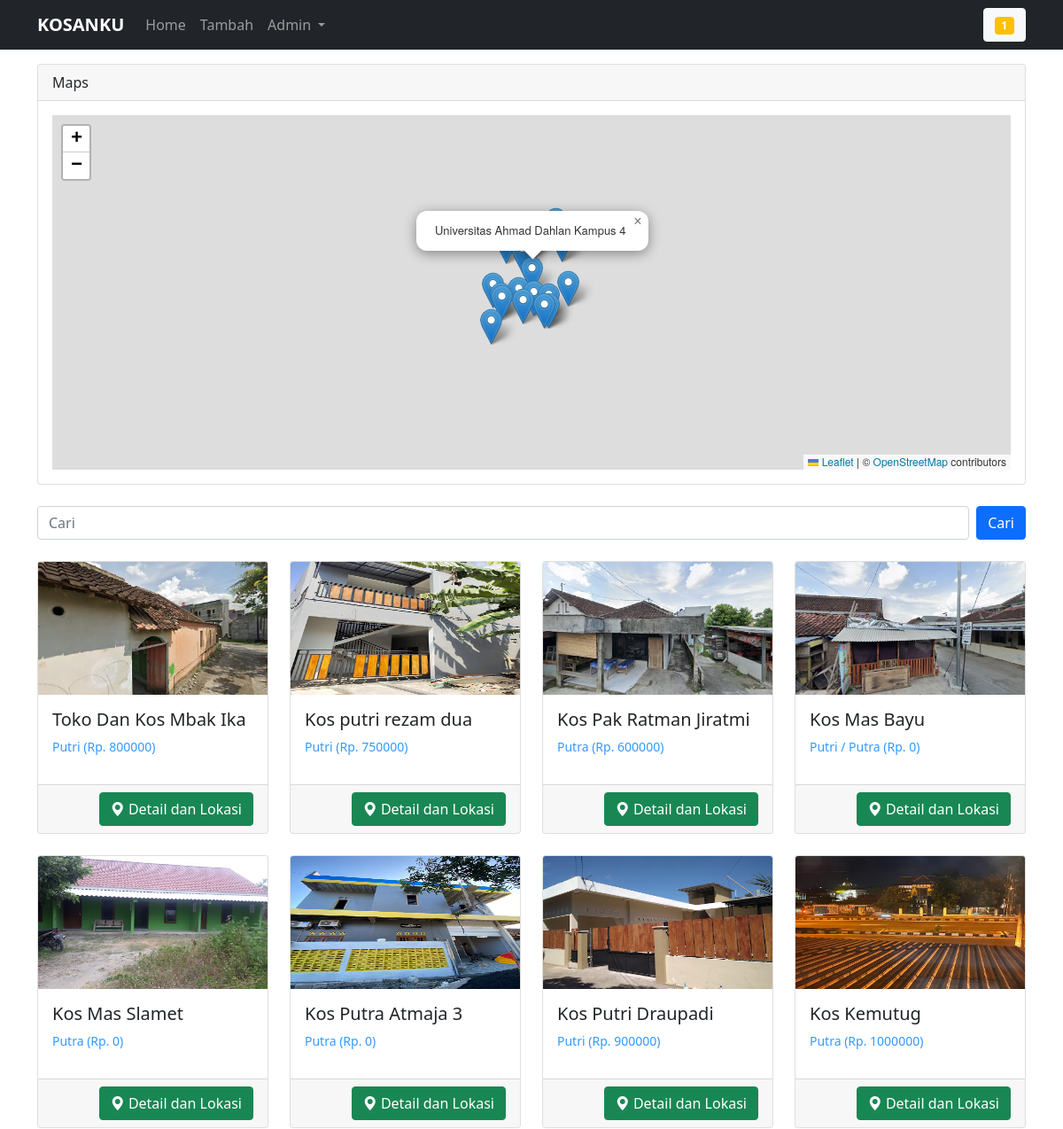
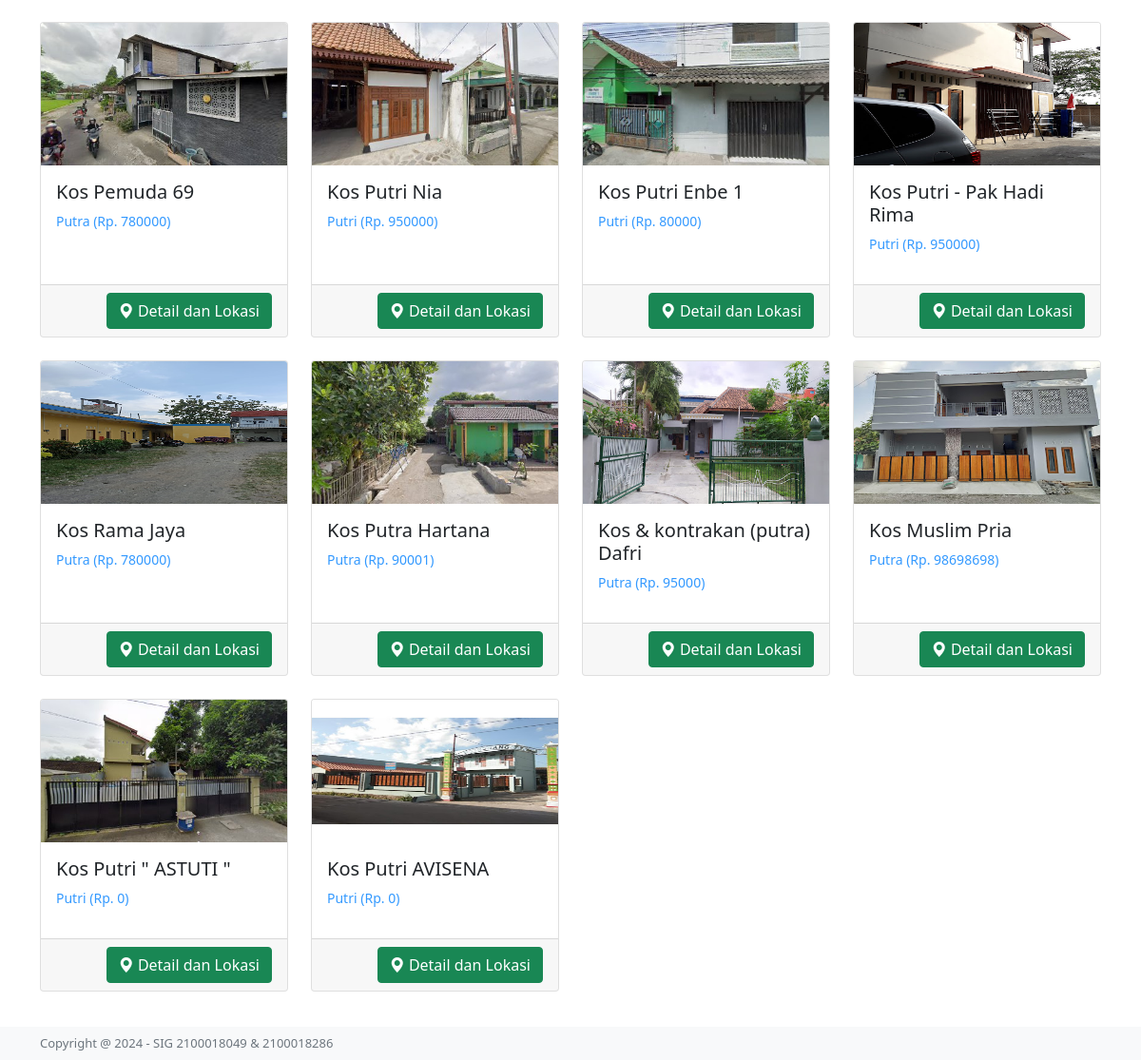
The page / on the database its author committed (2 pictures, top to bottom).
### tables this page shows
CREATE TABLE `kost` (
  `id` int(50) NOT NULL,
  `nama` varchar(50) NOT NULL,
  `alamat` varchar(256) NOT NULL,
  `nama_pemilik` varchar(50) NOT NULL,
  `telepon` varchar(50) NOT NULL,
  `email` varchar(50) NOT NULL,
  `harga` varchar(50) NOT NULL,
  `jumlah_kamar` varchar(50) NOT NULL,
  `fasilitas` varchar(500) NOT NULL,
  `keterangan` varchar(500) NOT NULL,
  `latitude` varchar(50) NOT NULL,
  `bayar` varchar(50) NOT NULL,
  `foto` varchar(50) NOT NULL,
  `longitude` varchar(50) NOT NULL,
  `jenis` varchar(50) NOT NULL,
  `status` enum('pending','terupload') DEFAULT 'pending'
);

### application/controllers/Home.php (called while the page is built, shortened)
<?php
class Home extends CI_Controller {
    public function __construct(){
        $this->load->model('H_kos');
        $this->load->helper(array('url', 'form', 'html'));
        $this->load->library('session');
    }
    public function index(){
        $ip_address = $this->input->ip_address();
        $this->H_kos->insert_visitor($ip_address);
        $data['total_visitors_all_time'] = $this->H_kos->count_visitors_all_time();
        $data['judul'] = 'KOSANKU';
        $data['data_kos'] = $this->H_kos->get_uploaded_data();
        $this->load->view('user/header', $data);
        $this->load->view('home/index', $data);
        $this->load->view('user/footer', $data);
    }
}

### index.php (called while the page is built, shortened)
<?php
require_once BASEPATH.'core/CodeIgniter.php';

### application/models/H_kos.php (called while the page is built, shortened)
<?php
class H_kos extends CI_Model{
    public function get_uploaded_data() {
        $this->db->where('status', 'terupload');
        $query = $this->db->get('kost');
        return $query->result();
    }
    public function count_visitors_all_time() {
        $this->db->select('COUNT(DISTINCT ip_address) as total');
        $query = $this->db->get('visitors');
        return $query->row()->total;
    }
}
?>

### application/views/home/index.php (the view, shortened to what this page needs)
<div class="container">
    <br><br><br>
    <div class="card">
        <div class="card-header">
            Maps
        </div>
        <div class="card-body">
            <div id="map" style="width: 100%; height: 400px;"></div>
        </div>
    </div>
    <br>
    <?php echo form_open('home/cariindex', ['class' => 'd-flex']); ?>
        <input class="form-control me-2" name="cari" type="search" placeholder="Cari" aria-label="Search">
        <button class="btn btn-primary" type="submit">Cari</button>
    <?php echo form_close(); ?>
    <br>
    <div class="row row-cols-1 row-cols-md-4 g-4">
        <?php if (isset($data_kos) && !empty($data_kos)): ?>
            <?php foreach($data_kos as $data1): ?>
                <div class="col">
                    <div class="card h-100">
                        <img src="<?php echo base_url() . '/assets/fotokos/' . $data1->foto; ?>" class="card-img-top" style="width: auto; height: 150px;" alt="kos">
                        <div class="card-body">
                            <h5 class="card-title"><?php echo $data1->nama; ?></h5>
                            <p style="font-size: 14px; color: #3399ff;"><?php echo $data1->jenis; ?> (Rp. <?php echo $data1->harga; ?>)</p>
                        </div>
                        <div class="card-footer text-end">
                            <small class="text-muted">
                                <a href="<?php echo base_url() . 'home/detail/' . $data1->id; ?>" class="btn btn-success"><i class="bi bi-geo-alt-fill"></i> Detail dan Lokasi</a>
                            </small>
                        </div>
                    </div>
                </div>
            <?php endforeach; ?>
        <?php else: ?>
            <p class="text-center">Tidak ada data yang ditemukan</p>
        <?php endif; ?>
    </div>
</div>

### application/views/user/header.php (shortened to what this page needs)
<!doctype html>
<html lang="en">
<head>
    <link rel="stylesheet" href="https://cdn.jsdelivr.net/npm/bootstrap-icons@1.11.3/font/bootstrap-icons.min.css">
    <link href="https://cdn.jsdelivr.net/npm/bootstrap@5.0.2/dist/css/bootstrap.min.css" rel="stylesheet">
    <link rel="stylesheet" href="https://unpkg.com/leaflet@1.9.4/dist/leaflet.css"
/>
</head>
<body>
<nav class="navbar fixed-top navbar-expand-lg navbar-dark bg-dark">
    <div class="container">
        <a class="navbar-brand"><b>KOSANKU</b></a>
        <div class="collapse navbar-collapse" id="navbarNavDropdown">
            <ul class="navbar-nav">
                <li class="nav-item">
                    <a class="nav-link" aria-current="page" href="<?php echo base_url('home/index')?>">Home</a>
                </li>
                <li class="nav-item">
                    <a class="nav-link" href="<?php echo base_url('home/tambah')?>">Tambah</a>
                </li>
                <li class="nav-item dropdown">
                    <a class="nav-link dropdown-toggle" href="#" id="navbarDropdownMenuLink" role="button" data-bs-toggle="dropdown" aria-expanded="false">
                        Admin
                    </a>
                </li>
            </ul>
        </div>
        <button type="button" class="btn btn-light" data-bs-container="body" data-bs-toggle="popover" data-bs-placement="bottom" data-bs-content="Pengunjung">
            <span class="badge bg-warning"><?php echo $total_visitors_all_time; ?></span>
        </button>
    </div>
</nav>

### application/views/user/footer.php (shortened to what this page needs)
<br><br><br>
<nav class="navbar fixed-bottom navbar-light bg-light ">
    <div class="container text-muted" style="font-size: 13px" >
        Copyright @ 2024 - SIG 2100018049 & 2100018286
    </div>
</nav>
</body>
</html>

### rows shown on the page
kost: foto (picture), nama "Toko Dan Kos Mbak Ika", jenis "Putri", harga "800000"
kost: foto (picture), nama "Kos putri rezam dua", jenis "Putri", harga "750000"
kost: foto (picture), nama "Kos Pak Ratman Jiratmi", jenis "Putra", harga "600000"
kost: foto (picture), nama "Kos Mas Bayu", jenis "Putri / Putra", harga "0"
kost: foto (picture), nama "Kos Mas Slamet", jenis "Putra", harga "0"
kost: foto (picture), nama "Kos Putra Atmaja 3", jenis "Putra", harga "0"
kost: foto (picture), nama "Kos Putri Draupadi", jenis "Putri", harga "900000"
kost: foto (picture), nama "Kos Kemutug", jenis "Putra", harga "1000000"
kost: foto (picture), nama "Kos Pemuda 69", jenis "Putra", harga "780000"
kost: foto (picture), nama "Kos Putri Nia", jenis "Putri", harga "950000"
kost: foto (picture), nama "Kos Putri Enbe 1", jenis "Putri", harga "80000"
kost: foto (picture), nama "Kos Putri - Pak Hadi Rima", jenis "Putri", harga "950000"
kost: foto (picture), nama "Kos Rama Jaya", jenis "Putra", harga "780000"
kost: foto (picture), nama "Kos Putra Hartana", jenis "Putra", harga "90001"
kost: foto (picture), nama "Kos & kontrakan (putra) Dafri", jenis "Putra", harga "95000"
kost: foto (picture), nama "Kos Muslim Pria", jenis "Putra", harga "98698698"
kost: foto (picture), nama "Kos Putri \" ASTUTI \"", jenis "Putri", harga "0"
kost: foto (picture), nama "Kos Putri AVISENA", jenis "Putri", harga "0"

### other values the page prints
$total_visitors_all_time "1"
